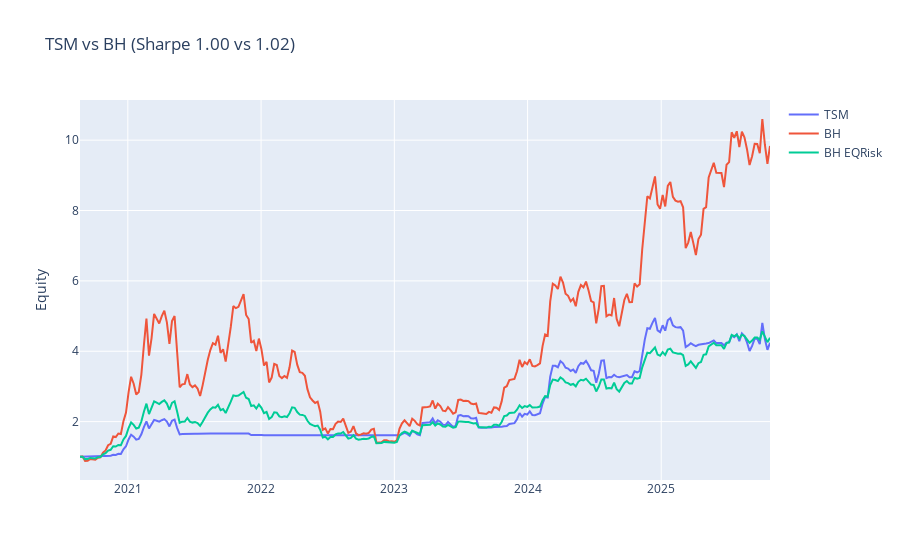

This figure's notebook cell:
### Markdown cell above
## WFA Execution and Buy & Hold Comparison

### Comparison Methodology

We compare the TSM strategy to two benchmarks:

1. **Buy & Hold (BH)**: buy and hold BTC over the entire OOS period
2. **Buy & Hold Equal Risk (BH EQRisk)**: BH scaled to have the same annualized volatility as TSM

Equal-risk comparison is crucial: a higher Sharpe at the same vol means better risk-adjusted return.

### Key Metrics

**Sharpe Ratio**:

$$\text{Sharpe} = \frac{\mu_p - r_f}{\sigma_p} \approx \frac{\mu_p}{\sigma_p}$$

Where $\mu_p$ is annualized return and $\sigma_p$ is annualized volatility (assuming $r_f \approx 0$ for crypto).

**Annualized Return** (geometric):

$$\mu_p = \left(\prod_{t=1}^{T} (1 + r_{p,t})\right)^{N/T} - 1$$

Where $N$ is periods per year (52 for weekly).

**Annualized Volatility**:

$$\sigma_p = \text{std}(r_{p,t}) \times \sqrt{N}$$

**Max Drawdown**:

$$\text{MDD} = \max_{t} \left(\frac{\text{Peak}_t - \text{Equity}_t}{\text{Peak}_t}\right)$$

The Plotly chart displays normalized equity curves (starting at 1) for TSM, BH, and BH EQRisk.

### Code cell
rb='W';ppy=52
fund=None
try:
    _fund=fetch_binance_funding_rates('BTC/USDT:USDT');fund=_fund
except:pass
segments,oos_returns=walk_forward(df_btc['close'],train_years=3,test_months=6,param_grid=generate_param_grid(),funding=fund)
bh_close=df_btc['close'].resample(rb).last().reindex(oos_returns.index,method='ffill')
bh=bh_close.pct_change().fillna(0.0)
vol_tsm=oos_returns.std()*np.sqrt(ppy);vol_bh=bh.std()*np.sqrt(ppy)
scale=vol_tsm/vol_bh if vol_bh>0 else 1.0
bh_eq=bh*scale
sh_tsm=compute_sharpe(oos_returns,rb);sh_bh=compute_sharpe(bh,rb);sh_bh_eq=compute_sharpe(bh_eq,rb)
fig=go.Figure()
fig.add_trace(go.Scatter(x=oos_returns.index,y=(1+oos_returns).cumprod(),name='TSM'))
fig.add_trace(go.Scatter(x=bh.index,y=(1+bh).cumprod(),name='BH'))
fig.add_trace(go.Scatter(x=bh_eq.index,y=(1+bh_eq).cumprod(),name='BH EQRisk'))
fig.update_layout(title=f'TSM vs BH (Sharpe {sh_tsm:.2f} vs {sh_bh_eq:.2f})',yaxis_title='Equity')
fig.show()
print({'sharpe_tsm':sh_tsm,'sharpe_bh':sh_bh,'sharpe_bh_eq':sh_bh_eq})

### Figure 1 — Plotly figure (JSON) as saved in the notebook; plotly's stock layout.template omitted (floating-point values rounded to 4 significant figures; data arrays with more than 128 entries replaced by an {"elided": "..."} marker saying what was removed)
{"data": [{"name": "TSM", "type": "scatter", "x": {"elided": "271 str values"}, "y": {"elided": "271 float values"}}, {"name": "BH", "type": "scatter", "x": {"elided": "271 str values"}, "y": {"elided": "271 float values"}}, {"name": "BH EQRisk", "type": "scatter", "x": {"elided": "271 str values"}, "y": {"elided": "271 float values"}}], "layout": {"title": {"text": "TSM vs BH (Sharpe 1.00 vs 1.02)"}, "yaxis": {"title": {"text": "Equity"}}}}
